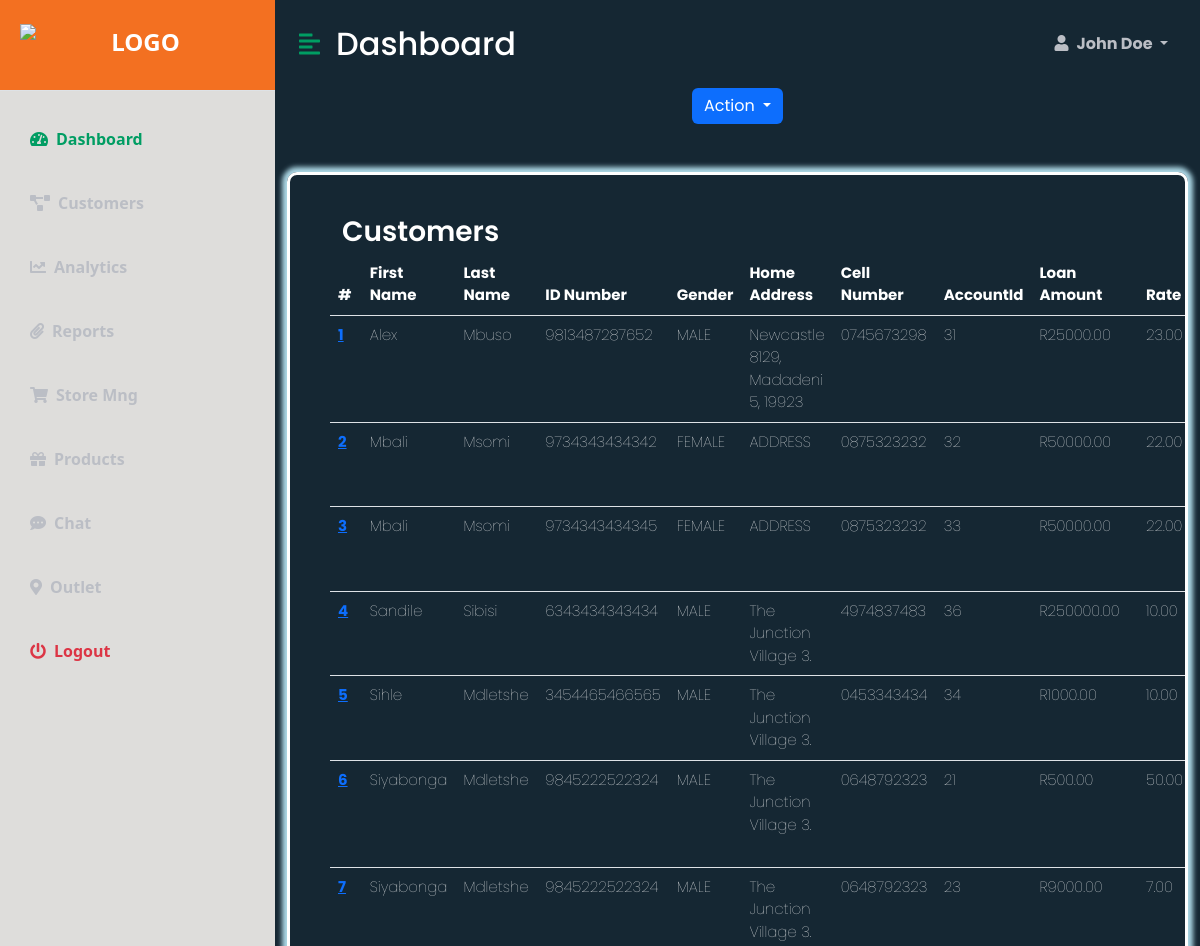
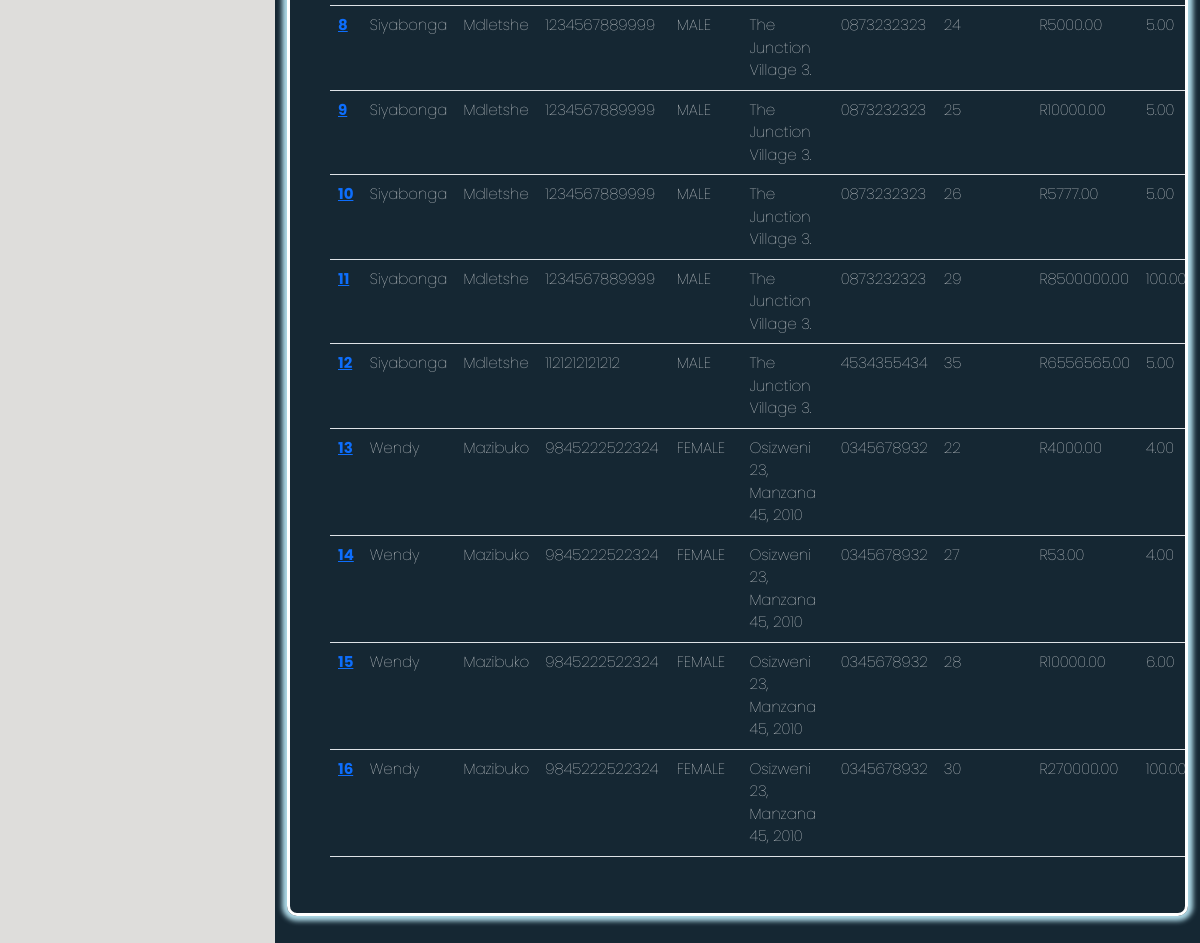
The page /backoffice/customers?filter=all on the database its author committed (2 pictures, top to bottom).
### BackOfficeApp/models.py (models this page shows, shortened)
class Customer(models.Model):
  first_name = models.CharField("First Name", max_length=150, blank=False)
  last_name = models.CharField("Last Name", max_length=150, blank=False)
  email = models.EmailField("Email Address", max_length=150, blank=False)
  id_number = models.CharField("ID Number", max_length=13, validators=[RegexValidator(r'^[0-9]+$'), MinLengthValidator(13)])
  cell_phone_number = models.CharField("Cellphone Number", max_length=10, validators=[RegexValidator(r'^[0-9]+$'), MinLengthValidator(10)])
  gender = models.CharField(max_length=6, choices= GENDER_CHOICES)
  home_address = models.TextField("Home Address", max_length=255, blank=False, default="")
  class Meta:
        ordering = ['first_name', 'last_name']

### BackOfficeApp/views.py (the view, shortened to what this page needs)
# urls.py: path('customers', view = get_customers_list, name='customers'),
def get_customers_list(request):
    filter = request.GET.get('filter', 'active')
    if filter == 'all':
        customers = customers = Customer.objects.annotate(loan_amount=F('account__loan_amount'), rate=F('account__rate'), created_at=F('account__created_at'), account_id=F('account__id')).values()
    dashboard_session = {
        'display_template' : 'AdminDashboard/dashboard_customer_landing_page.html',
        'customers': customers,
    }
    return render (request, 'AdminDashboard/admin_dashboard.html', {'dashboard_session': dashboard_session})

### AdminDashboard/templates/AdminDashboard/admin_dashboard.html (shortened to what this page needs)
<!DOCTYPE html>
<html lang="en">
{% load static %}
<head>
    <link href="https://cdn.jsdelivr.net/npm/bootstrap@5.2.0/dist/css/bootstrap.min.css" rel="stylesheet">
    <link rel="stylesheet" href="https://cdnjs.cloudflare.com/ajax/libs/font-awesome/5.15.3/css/all.min.css" />
    <link rel="stylesheet" href="{% static 'AdminDashboard/styles.css' %}"/>
</head>
<body>
    <div class="d-flex" id="wrapper">
        <div class="bg-white" id="sidebar-wrapper">
            <div class="sidebar-heading text-center py-4 primary-text fs-4 fw-bold text-uppercase border-bottom">
                <img src="{% static 'AdminDashboard/logo.png' %}" alt="logo">
            </div>
            <div class="list-group list-group-flush my-3">
                <a href="{% url 'AdminDashboard:adminlandingpage'  %}" class="list-group-item list-group-item-action bg-transparent second-text active"><i
                        class="fas fa-tachometer-alt me-2"></i>Dashboard</a>
                <a href="{% url 'BackOfficeApp:customers'  %}" class="list-group-item list-group-item-action bg-transparent second-text fw-bold"><i
                        class="fas fa-project-diagram me-2"></i>Customers</a>
                <a href="#" class="list-group-item list-group-item-action bg-transparent second-text fw-bold"><i
                        class="fas fa-chart-line me-2"></i>Analytics</a>
                <a href="#" class="list-group-item list-group-item-action bg-transparent second-text fw-bold"><i
                        class="fas fa-paperclip me-2"></i>Reports</a>
                <a href="#" class="list-group-item list-group-item-action bg-transparent second-text fw-bold"><i
                        class="fas fa-shopping-cart me-2"></i>Store Mng</a>
                <a href="#" class="list-group-item list-group-item-action bg-transparent second-text fw-bold"><i
                        class="fas fa-gift me-2"></i>Products</a>
                <a href="#" class="list-group-item list-group-item-action bg-transparent second-text fw-bold"><i
                        class="fas fa-comment-dots me-2"></i>Chat</a>
                <a href="#" class="list-group-item list-group-item-action bg-transparent second-text fw-bold"><i
                        class="fas fa-map-marker-alt me-2"></i>Outlet</a>
                <a href="#" class="list-group-item list-group-item-action bg-transparent text-danger fw-bold"><i
                        class="fas fa-power-off me-2"></i>Logout</a>
            </div>
        </div>
        <div id="page-content-wrapper">
            <nav class="navbar navbar-expand-lg navbar-light bg-transparent py-4 px-4">
                <div class="d-flex align-items-center">
                    <i class="fas fa-align-left primary-text fs-4 me-3" id="menu-toggle"></i>
                    <h2 class="fs-2 m-0">Dashboard</h2>
                </div>
                <div class="collapse navbar-collapse" id="navbarSupportedContent">
                    <ul class="navbar-nav ms-auto mb-2 mb-lg-0">
                        <li class="nav-item dropdown">
                            <a class="nav-link dropdown-toggle second-text fw-bold" href="#" id="navbarDropdown"
                                role="button" data-bs-toggle="dropdown" aria-expanded="false">
                                <i class="fas fa-user me-2"></i>John Doe
                            </a>
                        </li>
                    </ul>
                </div>
            </nav>
            <div class="container-fluid px-4">
                {% include  dashboard_session.display_template %}
            </div>
        </div>
    </div>
</body>
</html>

### AdminDashboard/templates/AdminDashboard/dashboard_customer_landing_page.html (shortened to what this page needs)
{% load static %}
<link rel="stylesheet" href="{% static 'AdminDashboard/customer_registration.css' %}">
<div class="btn-group dropright customers-action-button">
  <button type="button" class="btn btn-primary dropdown-toggle" data-toggle="dropdown" aria-haspopup="true" aria-expanded="false">
    Action
  </button>
</div>
<div class="row my-5 customers-table table-responsive">
    <h3>Customers</h3>
        <table class="table">
            <thead>
                <tr>
                    <th scope="col" width="50">#</th>
                    <th>First Name</th>
                    <th>Last Name</th>
                    <th>ID Number</th>
                    <th>Gender</th>
                    <th>Home Address</th>
                    <th>Cell Number</th>
                    <th>AccountId</th>
                    <th>Loan Amount</th>
                    <th>Rate</th>
                </tr>
            </thead>
            <tbody>
                {% for customer in dashboard_session.customers %}
                <tr>
                    <th scope="row"> <a href="{% url 'BackOfficeApp:updatecustomer' id_number=customer.id_number %}">{{forloop.counter}}</a></th>
                    <td>{{customer.first_name}}</td>
                    <td>{{customer.last_name}}</td>
                    <td>{{customer.id_number}}</td>
                    <td>{{customer.gender}}</td>
                    <td>{{customer.home_address}}</td>
                    <td>{{customer.cell_phone_number}}</td>
                    <td>{{customer.account_id}}</td>
                    {% if customer.loan_amount == None %}
                      <td>{{customer.loan_amount}}</td>
                    {% else %}
                      <td>R{{customer.loan_amount}}</td>
                    {% endif %}
                    <td>{{customer.rate}}</td>
                </tr>
                {% endfor %}
            </tbody>
        </table>
</div>

### AdminDashboard/static/AdminDashboard/styles.css (style rules this page uses)
:root { --main-bg-color: #009d63; --main-text-color: #009d63; --second-text-color: #bbbec5; --second-bg-color: #c1efde; }
.primary-text { color: var(--main-text-color); }
.second-text { color: var(--second-text-color); }
#wrapper { overflow-x: hidden; }
#sidebar-wrapper { min-height: 100vh; margin-left: -15rem; -webkit-transition: margin 0.25s ease-out; -moz-transition: margin 0.25s ease-out; -o-transition: margin 0.25s ease-out; transition: margin 0.25s ease-out; background-color: #dedddb ! important; }
#sidebar-wrapper .sidebar-heading { padding: 0.875rem 1.25rem; font-size: 1.2rem; }
#sidebar-wrapper .list-group { width: 15rem; }
.sidebar-heading { background-color: #f37021; color: #ffffff; }
.sidebar-heading img { width: 235px; height: 42px; display: block; position: static; left: 0px; top: 0px; }
#page-content-wrapper { min-width: 100vw; background-color: #152733; }
#menu-toggle { cursor: pointer; }
.list-group-item { border: none; padding: 20px 30px; }
.list-group-item.active { background-color: transparent; color: var(--main-text-color); font-weight: bold; border: none; }
@media (min-width: 768px) { #sidebar-wrapper { margin-left: 0; } }
@media (min-width: 768px) { #page-content-wrapper { min-width: 0; width: 100%; } }

### AdminDashboard/static/AdminDashboard/customer_registration.css (style rules this page uses)
#page-content-wrapper { font-family: 'Poppins', sans-serif; font-weight: 400; -webkit-font-smoothing: antialiased; text-rendering: optimizeLegibility; -moz-osx-font-smoothing: grayscale; color: #fff !important; }
.form-content h3, .customers-table h3 { color: #fff; text-align: left; font-size: 28px; font-weight: 600; margin-bottom: 5px; }
.btn-primary { outline: none; border: 0px; box-shadow: none; }
.customers-table { border: 3px solid #fff; padding: 40px; display: block; -webkit-border-radius: 10px; -moz-border-radius: 10px; border-radius: 10px; text-align: center; -webkit-transition: all 0.4s ease; transition: all 0.4s ease; box-shadow: 0 0 5px 5px lightblue; }
.customers-table table { color: #fff; text-align: left; font-size: 15px; font-weight: 100; }
.customers-action-button { text-align: center !important; display: block; }

### AdminDashboard/templates/AdminDashboard/admin_dashboard.html (style rules this page uses)
body { animation: fadeInAnimation ease 1s; animation-iteration-count: 1; animation-fill-mode: forwards; }

### rows shown on the page
Customer: first_name "Alex", last_name "Mbuso", id_number "9813487287652", gender "MALE", home_address "Newcastle 8129, Madadeni 5, 19923", cell_phone_number "0745673298", account_id "31", loan_amount "25000.00", rate "23.00"
Customer: first_name "Mbali", last_name "Msomi", id_number "9734343434342", gender "FEMALE", home_address "ADDRESS", cell_phone_number "0875323232", account_id "32", loan_amount "50000.00", rate "22.00"
Customer: first_name "Mbali", last_name "Msomi", id_number "9734343434345", gender "FEMALE", home_address "ADDRESS", cell_phone_number "0875323232", account_id "33", loan_amount "50000.00", rate "22.00"
Customer: first_name "Sandile", last_name "Sibisi", id_number "6343434343434", gender "MALE", home_address "The Junction Village 3.", cell_phone_number "4974837483", account_id "36", loan_amount "250000.00", rate "10.00"
Customer: first_name "Sihle", last_name "Mdletshe", id_number "3454465466565", gender "MALE", home_address "The Junction Village 3.", cell_phone_number "0453343434", account_id "34", loan_amount "1000.00", rate "10.00"
Customer: first_name "Siyabonga", last_name "Mdletshe", id_number "9845222522324", gender "MALE", home_address "The Junction Village 3.", cell_phone_number "0648792323", account_id "21", loan_amount "500.00", rate "50.00", account_id "23", loan_amount "9000.00", rate "7.00"
Customer: first_name "Siyabonga", last_name "Mdletshe", id_number "1234567889999", gender "MALE", home_address "The Junction Village 3.", cell_phone_number "0873232323", account_id "24", loan_amount "5000.00", rate "5.00", account_id "25", loan_amount "10000.00", account_id "26", loan_amount "5777.00", account_id "29", loan_amount "8500000.00", rate "100.00"
Customer: first_name "Siyabonga", last_name "Mdletshe", id_number "1121212121212", gender "MALE", home_address "The Junction Village 3.", cell_phone_number "4534355434", account_id "35", loan_amount "6556565.00", rate "5.00"
Customer: first_name "Wendy", last_name "Mazibuko", id_number "9845222522324", gender "FEMALE", home_address "Osizweni 23, Manzana 45, 2010", cell_phone_number "0345678932", account_id "22", loan_amount "4000.00", rate "4.00", account_id "27", loan_amount "53.00", account_id "28", loan_amount "10000.00", rate "6.00", account_id "30", loan_amount "270000.00", rate "100.00"
